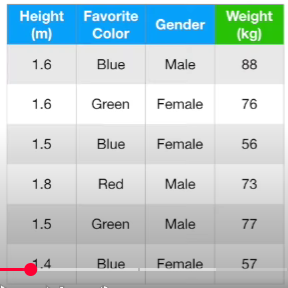
#> input picture Machine Learning/Ensemble/Boosting/Gradient Boosting Machines (GBM)/images/dataset_class.png, 288 x 288 px, found by its file name
$ jupyter execute --allow-errors classification.ipynb   (text cells are left out)
#> lines starting #> are read from the running program, lines starting #| are printed output that depends on the picture; pictures that were not available may be replaced by others from this repository, and a replacement may not be noted
[cell 1]
from PIL import Image
from IPython.display import display

img = Image.open('images/dataset_class.png')
#> img is the input picture: PIL image 288x288 RGBA; mean R, G, B, A 190.8, 207.2, 209.7, 255
new_image = img.resize((260, 300))
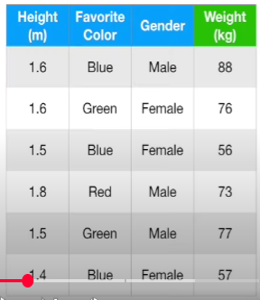
#> new_image: PIL image 260x300 RGBA; mean R, G, B, A 190.8, 207.2, 209.7, 255
display(new_image)

[cell 2]
from PIL import Image
from IPython.display import display

img = Image.open('images/gini.png')
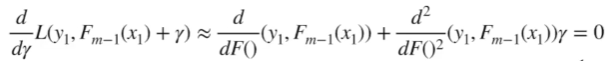
#> input picture Machine Learning/Ensemble/Boosting/Gradient Boosting Machines (GBM)/images/gamma_class1.png, 610 x 61 px, given in place of gini.png, which was not available
#> img is the input picture: PIL image 610x61 RGBA; mean R, G, B, A 243.7, 243.7, 243.7, 255
new_image = img.resize((350, 190))
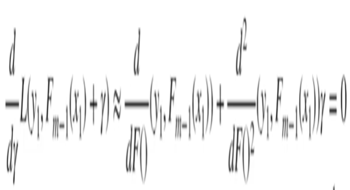
#> new_image: PIL image 350x190 RGBA; mean R, G, B, A 243.5, 243.5, 243.5, 255
display(new_image)

[cell 3]
from PIL import Image
from IPython.display import display

img = Image.open('images/numeric_feature.png')
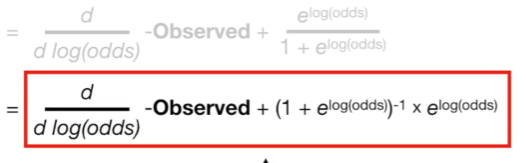
#> input picture Machine Learning/Ensemble/Boosting/Gradient Boosting Machines (GBM)/images/gamma_class6.png, 526 x 163 px, given in place of numeric_feature.png, which was not available
#> img is the input picture: PIL image 526x163 RGBA; mean R, G, B, A 245.8, 236.8, 236.1, 255
new_image = img.resize((250, 350))
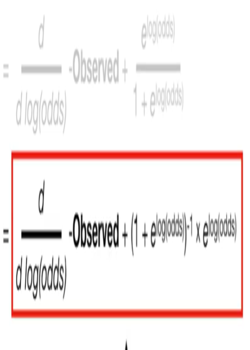
#> new_image: PIL image 250x350 RGBA; mean R, G, B, A 245.7, 236.7, 236, 255
display(new_image)

[cell 4]
from PIL import Image
from IPython.display import display

img = Image.open('images/gini_index.png')
new_image = img.resize((350, 170))
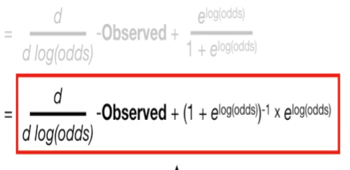
#> new_image: PIL image 350x170 RGBA; mean R, G, B, A 245.7, 236.7, 236, 255
display(new_image)
